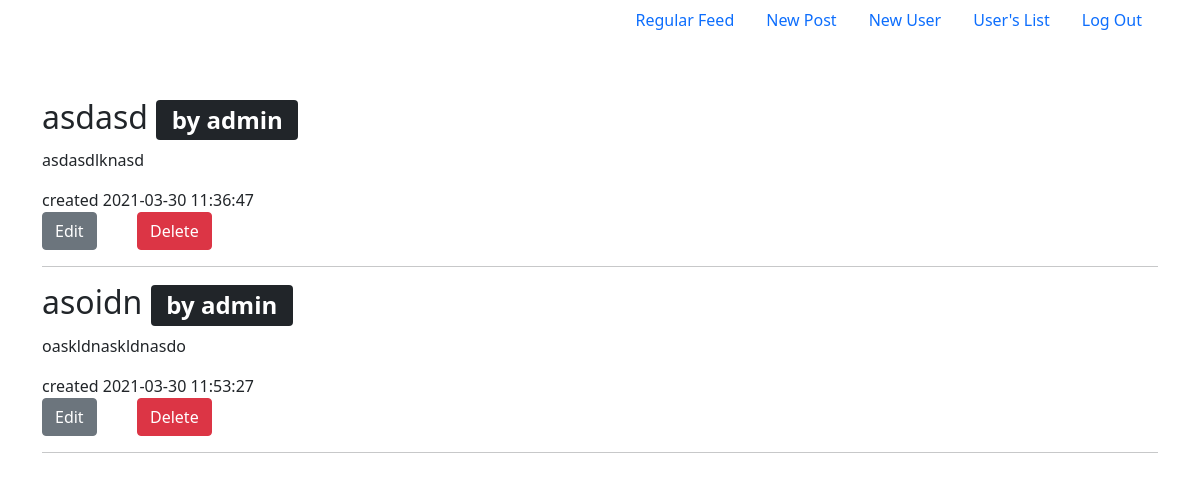
Page /admin_feed.php (signed in) on the committed database.
### tables this page shows
CREATE TABLE `posts` (
  `post_id` int(11) NOT NULL,
  `post_creator` int(1) NOT NULL,
  `post_title` varchar(100) NOT NULL,
  `post_content` varchar(400) NOT NULL,
  `date` datetime NOT NULL
);

CREATE TABLE `users` (
  `user_id` int(11) NOT NULL,
  `username` varchar(20) NOT NULL,
  `password` varchar(20) NOT NULL,
  `permission_level` int(11) NOT NULL
);

### functions/post_functions.php (called while the page is built, shortened)
<?php
function select_all_posts($db){
    $sql = "SELECT posts.post_id, posts.post_title, posts.post_content, posts.date, users.username
    FROM posts INNER JOIN users ON users.user_id = posts.post_creator";
    $stmt = $db-> prepare($sql);
    $stmt->execute();
    return $stmt;
}

### admin_feed.php (the view, shortened to what this page needs)
<?php
require_once "config/db.php";
require_once "functions/post_functions.php";
?>
<!DOCTYPE html>
<html lang="en">
<head>
    <link rel="stylesheet" href="css/style.css">
    <link rel="stylesheet" href="css/bootstrap.min.css">
</head>
<body>
    <div class="container">
        <ul class="nav justify-content-end">
            <li class="nav-item">
                <a class="nav-link" href="feed.php">Regular Feed</a>
            </li>
            <li class="nav-item">
                <a class="nav-link" href="add.php">New Post</a>
            </li>
            <li class="nav-item">
                <a class="nav-link" href="add_user.php">New User</a>
            </li>
            <li class="nav-item">
                <a class="nav-link" href="users_list.php">User's List</a>
            </li>
            <li class="nav-item">
                <a class="nav-link" href="logout.php">Log Out</a>
            </li>
        </ul>
        <br>
        <br>
        <div class="row">
            <div class="posts col-12">
                <?php
                $stmt = select_all_posts($db);
                if ($stmt->rowCount() > 0) {
                    while ($row = $stmt->fetch(PDO::FETCH_ASSOC)) {
                        $post_id = $row["post_id"];
                        $post_title = $row["post_title"];
                        $post_creator = $row["username"];
                        $post_content = $row["post_content"];
                        $post_created_date = $row["date"];
                        echo "
                            <div class='post'>
                                <h2> $post_title <span class='badge bg-dark'> by $post_creator</span></h2>
                                <p> $post_content </p>
                                <span> created $post_created_date </span>
                            </div>
                            <div class='row'>
                                <div class='col-1'>
                                     <form action='edit.php' method='post'>
                                        <input type='hidden' name='post_id' value='$post_id '>
                                        <input type='submit' value='Edit' name='id' class='btn btn-secondary'>
                                    </form>
                                </div>
                                <div class='col-1'>
                                    <form action='delete.php' method='post'>
                                        <input type='hidden' name='post_id' value='$post_id'>
                                        <input type='submit' value='Delete' name='id' class='btn btn-danger'>
                                    </form>
                                </div>
                             </div>
                             <hr>";
                    }
                }
                ?>
            </div>
        </div>
    </div>
</body>
</html>

### css/style.css (style rules this page uses)
.post { margin-top: 10px; }

### rows in the picture
posts: post_title "asdasd", post_creator.username "admin", post_content "asdasdlknasd", date "2021-03-30 11:36:47"
posts: post_title "asoidn", post_creator.username "admin", post_content "oaskldnaskldnasdo", date "2021-03-30 11:53:27"
